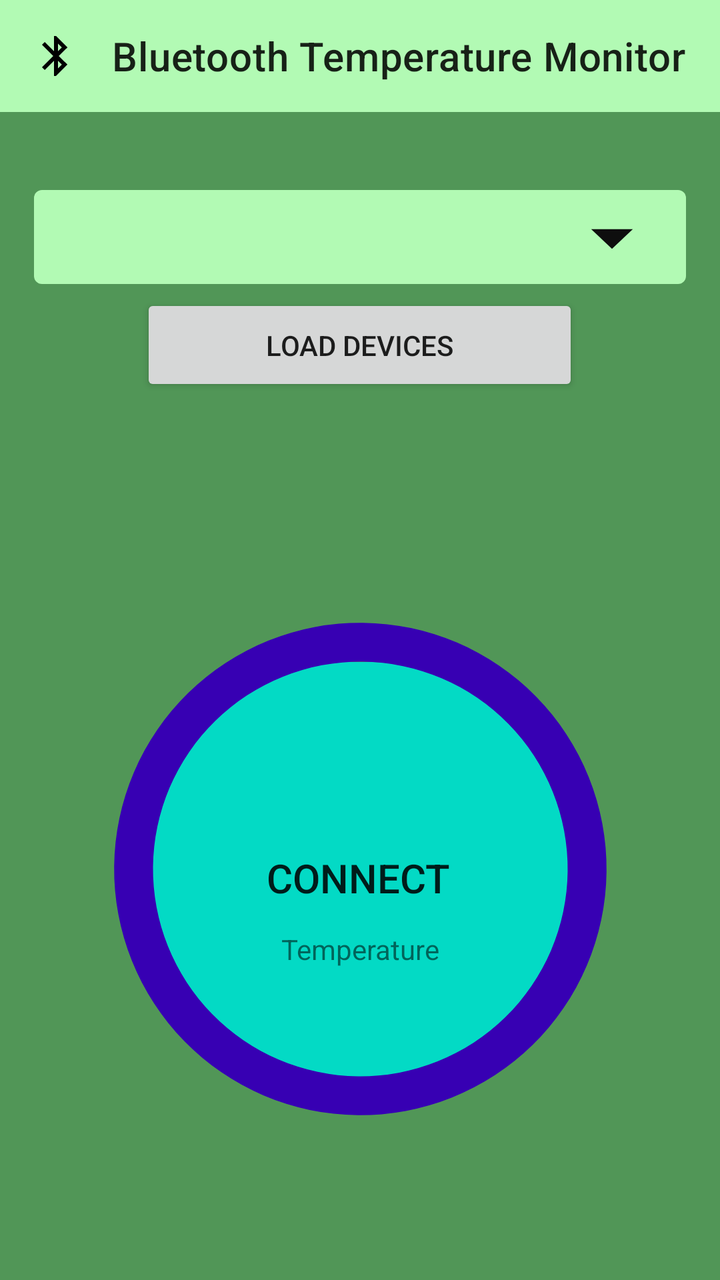
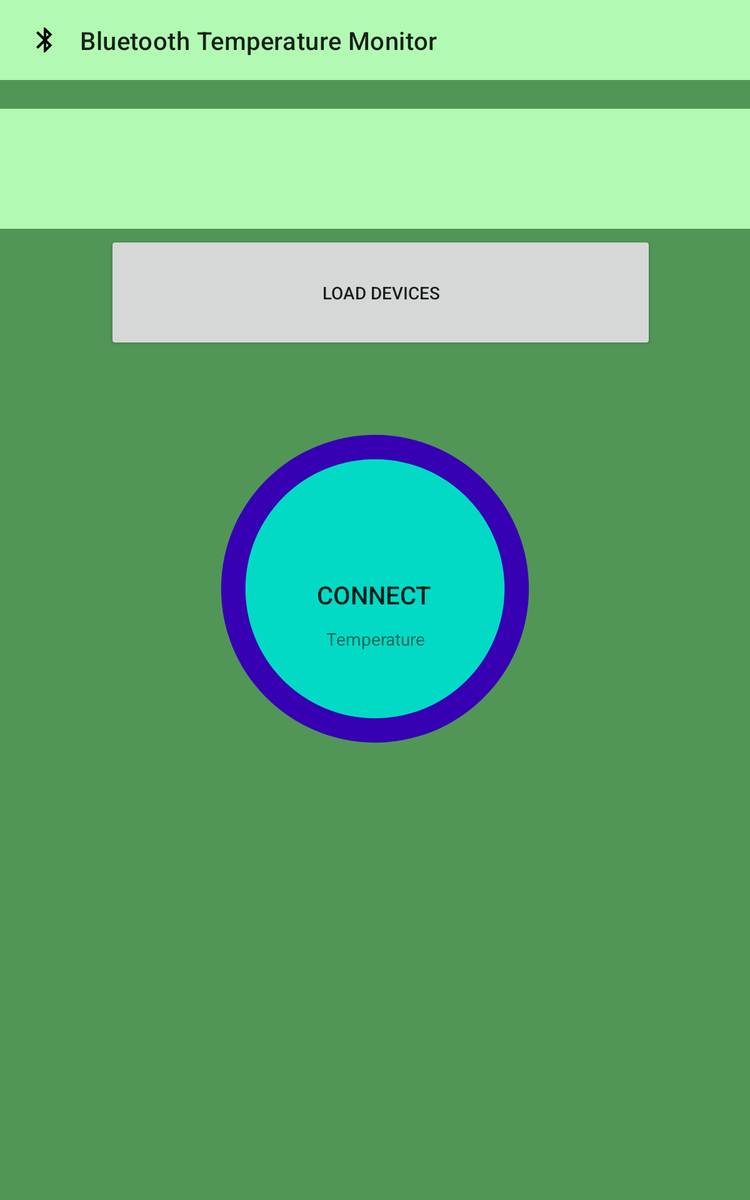

An Android layout and its configuration variant, each rendered on a device that would load it. The default file and the variant file are quoted in full after the pictures.
<!-- AndroidManifest.xml: application theme Theme.BluetoothTemperatureMonitor1 -->
<!-- res/layout/activity_main.xml -->
<?xml version="1.0" encoding="utf-8"?>
<androidx.constraintlayout.widget.ConstraintLayout xmlns:android="http://schemas.android.com/apk/res/android"
    xmlns:app="http://schemas.android.com/apk/res-auto"
    xmlns:tools="http://schemas.android.com/tools"
    android:layout_width="match_parent"
    android:layout_height="match_parent"
    android:background="@color/primaryDarkColor"
    android:textAlignment="center"
    tools:context=".MainActivity">

    <include
        android:id="@+id/app_bar"
        layout="@layout/app_bar"
        android:layout_width="match_parent"
        android:layout_height="wrap_content"
        android:contextClickable="false"
        app:flow_horizontalAlign="center"
        app:flow_verticalAlign="center"
        app:layout_constraintEnd_toStartOf="@+id/guideline3"
        app:layout_constraintStart_toStartOf="@+id/guideline2"
        app:layout_constraintTop_toTopOf="parent" />


    <LinearLayout
        android:id="@+id/linearLayout2"
        android:layout_width="326dp"
        android:layout_height="110dp"
        android:layout_marginStart="8dp"
        android:layout_marginTop="16dp"
        android:layout_marginEnd="8dp"
        android:orientation="vertical"
        android:weightSum="100"
        app:layout_constraintEnd_toStartOf="@+id/guideline3"
        app:layout_constraintStart_toStartOf="@+id/guideline2"
        app:layout_constraintTop_toTopOf="@+id/guideline5">

        <Spinner
            android:id="@+id/spinner"
            android:layout_width="match_parent"
            android:layout_height="67dp"
            android:layout_marginTop="7dp"
            android:layout_weight="70"
            android:autofillHints="SelectDevice"
            android:background="@drawable/custom_spinner"
            android:contentDescription="@string/Spinner"
            android:dropDownWidth="match_parent"
            tools:ignore="TouchTargetSizeCheck" />

        <Button
            android:id="@+id/fetch"
            android:layout_width="219dp"
            android:layout_height="60dp"
            android:layout_gravity="center"
            android:layout_marginStart="2dp"
            android:layout_marginTop="5dp"
            android:layout_marginEnd="2dp"
            android:layout_weight="30"
            android:minHeight="48dp"
            android:onClick="loadDevices"
            android:text="@string/fetch" />
    </LinearLayout>

    <LinearLayout
        android:id="@+id/linearLayout"
        android:layout_width="0dp"
        android:layout_height="307dp"

        android:layout_marginStart="8dp"
        android:layout_marginEnd="8dp"
        android:layout_marginBottom="16dp"
        android:orientation="vertical"
        app:layout_constraintBottom_toTopOf="@+id/guideline6"
        app:layout_constraintEnd_toStartOf="@+id/guideline3"
        app:layout_constraintStart_toStartOf="@+id/guideline2"
        app:layout_constraintTop_toBottomOf="@+id/linearLayout2">

        <FrameLayout
            android:layout_width="311dp"
            android:layout_height="match_parent"
            android:layout_gravity="center"
            android:foregroundGravity="center">

            <TextView
                android:id="@+id/label"
                android:layout_width="match_parent"
                android:layout_height="match_parent"
                android:layout_marginTop="80dp"
                android:elevation="3dp"
                android:gravity="center"
                android:text="@string/Label" />

            <Button
                android:id="@+id/tmp"
                android:layout_width="229dp"
                android:layout_height="216dp"
                android:layout_marginStart="40dp"
                android:layout_marginTop="50dp"
                android:layout_marginEnd="60dp"
                android:background="@drawable/button"
                android:contentDescription="@string/connect"
                android:freezesText="false"
                android:gravity="center"
                android:maxLines="1"
                android:onClick="clicked"
                android:text="@string/connect"
                android:textAlignment="center"
                android:textSize="20sp" />

            <ProgressBar
                android:id="@+id/progressBar"
                style="?android:attr/progressBarStyle"
                android:layout_width="311dp"
                android:layout_height="match_parent"
                android:elevation="3dp"
                android:indeterminate="false"
                android:indeterminateOnly="false"
                android:max="100"
                tools:progress="60"
                android:progressDrawable="@drawable/progressbar"
                android:rotation="175"
                android:progressBackgroundTintMode="multiply"
                android:secondaryProgressTintMode="multiply"/>

        </FrameLayout>
    </LinearLayout>

    <androidx.constraintlayout.widget.Guideline
        android:id="@+id/guideline2"
        android:layout_width="wrap_content"
        android:layout_height="wrap_content"
        android:orientation="vertical"
        app:layout_constraintGuide_begin="31dp" />

    <androidx.constraintlayout.widget.Guideline
        android:id="@+id/guideline3"
        android:layout_width="wrap_content"
        android:layout_height="wrap_content"
        android:orientation="vertical"
        app:layout_constraintGuide_end="31dp" />

    <androidx.constraintlayout.widget.Guideline
        android:id="@+id/guideline5"
        android:layout_width="wrap_content"
        android:layout_height="wrap_content"
        android:orientation="horizontal"
        app:layout_constraintGuide_begin="72dp" />

    <androidx.constraintlayout.widget.Guideline
        android:id="@+id/guideline6"
        android:layout_width="wrap_content"
        android:layout_height="wrap_content"
        android:orientation="horizontal"
        app:layout_constraintGuide_begin="687dp" />


</androidx.constraintlayout.widget.ConstraintLayout>
<!-- res/layout/app_bar.xml (included above) -->
<?xml version="1.0" encoding="utf-8"?>
<com.google.android.material.appbar.MaterialToolbar xmlns:android="http://schemas.android.com/apk/res/android"
    xmlns:app="http://schemas.android.com/apk/res-auto"
    xmlns:tools="http://schemas.android.com/tools"
    android:layout_width="match_parent"
    android:layout_height="wrap_content"
    android:background="@color/primaryLightColor"
    app:contentInsetStartWithNavigation="@dimen/cardview_compat_inset_shadow"
    app:navigationIcon="@drawable/ic_baseline_bluetooth_24"
    app:navigationIconTint="#000000"
    app:title="@string/app_name"
    app:titleMarginEnd="0dp"
    app:titleMarginStart="0dp"
>

</com.google.android.material.appbar.MaterialToolbar>
<!-- resources referenced by this layout -->
<resources>
  <color name="primaryDarkColor">#519657</color>
  <color name="primaryLightColor">#b2fab4</color>
  <!-- drawable button (drawable) -->
  <?xml version="1.0" encoding="utf-8"?>
  <layer-list xmlns:android="http://schemas.android.com/apk/res/android">
  
      <item>
          <shape android:shape="rectangle"
              android:useLevel="false"
              android:visible="true">
              <corners android:radius="999dp"/>
              <solid android:color="@color/teal_200"/>
  
          </shape>
      </item>
  </layer-list>
  <!-- drawable custom_spinner (drawable) -->
  <?xml version="1.0" encoding="utf-8"?>
  <layer-list xmlns:android="http://schemas.android.com/apk/res/android">
  
      <item>
          <shape android:shape="rectangle" >
              <corners android:radius="4dp"/>
              <solid android:color="@color/primaryLightColor"/>
              <padding android:right="12dp" android:left="12dp"/>
          </shape>
      </item>
      <item android:drawable="@drawable/ic_baseline_arrow_drop_down_24" android:gravity="end"/>
  </layer-list>
  <!-- drawable ic_baseline_bluetooth_24 (drawable) -->
  <vector android:height="24dp" android:tint="#072ADC"
      android:viewportHeight="24" android:viewportWidth="24"
      android:width="24dp" xmlns:android="http://schemas.android.com/apk/res/android">
      <path android:fillColor="@android:color/white" android:pathData="M17.71,7.71L12,2h-1v7.59L6.41,5 5,6.41 10.59,12 5,17.59 6.41,19 11,14.41L11,22h1l5.71,-5.71 -4.3,-4.29 4.3,-4.29zM13,5.83l1.88,1.88L13,9.59L13,5.83zM14.88,16.29L13,18.17v-3.76l1.88,1.88z"/>
  </vector>
  <!-- drawable progressbar (drawable) -->
  <?xml version="1.0" encoding="utf-8"?>
  <layer-list xmlns:android="http://schemas.android.com/apk/res/android">
  
      <item>
          <shape android:shape="ring"
              android:useLevel="false"
              android:thicknessRatio="16">
              <solid android:color="@color/purple_700"/>
          </shape>
      </item>
      <item>
          <shape android:shape="ring"
              android:useLevel="true"
              android:thicknessRatio="16" >
              <gradient android:startColor="@color/start" android:centerColor="@color/center" android:endColor="@color/end" />
          </shape>
      </item>
  </layer-list>
  <string name="Label">Temperature</string>
  <string name="Spinner">Select Device</string>
  <string name="app_name">Bluetooth Temperature Monitor</string>
  <string name="connect">Connect</string>
  <string name="fetch">Load devices</string>
  <style name="Theme.BluetoothTemperatureMonitor1" parent="Theme.MaterialComponents.DayNight.NoActionBar">
          
          <item name="colorPrimary">@color/primaryColor</item>
          <item name="colorPrimaryVariant">@color/primaryDarkColor</item>
          <item name="colorOnPrimary">@color/black</item>
          
          <item name="colorSecondary">@color/secondaryColor</item>
          <item name="colorSecondaryVariant">@color/secondaryDarkColor</item>
          <item name="colorOnSecondary">@color/black</item>
          
          <item name="android:statusBarColor" tools:targetApi="l">?attr/colorPrimaryVariant</item>
          
      </style>
  <color name="teal_200">#FF03DAC5</color>
  <!-- drawable ic_baseline_arrow_drop_down_24 (drawable) -->
  <vector android:height="24dp" android:tint="#0E0E0E"
      android:viewportHeight="24" android:viewportWidth="24"
      android:width="50dp" xmlns:android="http://schemas.android.com/apk/res/android">
      <path android:fillColor="@color/white" android:pathData="M7,10l5,5 5,-5z"/>
  </vector>
  <color name="purple_700">#FF3700B3</color>
  <color name="start">#1E9600</color>
  <color name="center">#FFF200</color>
  <color name="end">#FF0000</color>
  <color name="primaryColor">#81c784</color>
  <color name="black">#FF000000</color>
  <color name="secondaryColor">#aed581</color>
  <color name="secondaryDarkColor">#7da453</color>
  <color name="white">#FFFFFFFF</color>
</resources>
<!-- res/layout-sw600dp/activity_main.xml (the author's variant of the layout above) -->
<!-- drawn on a 7-inch tablet held upright -->
<?xml version="1.0" encoding="utf-8"?>
<androidx.constraintlayout.widget.ConstraintLayout xmlns:android="http://schemas.android.com/apk/res/android"
    xmlns:app="http://schemas.android.com/apk/res-auto"
    xmlns:tools="http://schemas.android.com/tools"
    android:layout_width="match_parent"
    android:layout_height="match_parent"
    android:background="@color/primaryDarkColor"
    android:textAlignment="center"
    tools:context=".MainActivity">

    <include
        android:id="@+id/app_bar"
        layout="@layout/app_bar"
        app:layout_constraintEnd_toEndOf="parent"
        app:layout_constraintStart_toStartOf="@+id/guideline2"
        app:layout_constraintTop_toTopOf="parent"
        android:layout_marginBottom="2dp"
        app:flow_horizontalAlign="center"
        app:flow_verticalAlign="center"
        android:layout_width="match_parent"
        android:layout_height="wrap_content"/>


    <LinearLayout
        android:id="@+id/linearLayout2"
        android:layout_width="761dp"
        android:layout_height="200dp"
        android:layout_marginStart="8dp"
        android:layout_marginTop="16dp"
        android:orientation="vertical"
        android:weightSum="100"
        app:layout_constraintEnd_toEndOf="parent"
        app:layout_constraintStart_toStartOf="parent"
        app:layout_constraintTop_toTopOf="@+id/guideline5">

        <Spinner
            android:id="@+id/spinner"
            android:layout_width="match_parent"
            android:layout_height="221dp"
            android:layout_marginTop="7dp"
            android:layout_weight="70"
            android:autofillHints="SelectDevice"
            android:background="@drawable/custom_spinner"
            android:contentDescription="@string/Spinner"
            android:dropDownWidth="match_parent" />

        <Button
            android:id="@+id/fetch"
            android:layout_width="437dp"
            android:layout_height="146dp"
            android:layout_gravity="center"
            android:layout_marginStart="2dp"
            android:layout_marginTop="5dp"
            android:layout_marginEnd="2dp"
            android:layout_weight="30"
            android:onClick="loadDevices"
            android:text="@string/fetch" />
    </LinearLayout>

    <LinearLayout
        android:id="@+id/linearLayout"
        android:layout_width="0dp"
        android:layout_height="307dp"

        android:layout_marginStart="8dp"
        android:layout_marginEnd="8dp"
        android:layout_marginBottom="16dp"
        android:orientation="vertical"
        app:layout_constraintBottom_toTopOf="@+id/guideline6"
        app:layout_constraintEnd_toStartOf="@+id/guideline3"
        app:layout_constraintStart_toStartOf="@+id/guideline2"
        app:layout_constraintTop_toBottomOf="@+id/linearLayout2">

        <FrameLayout
            android:layout_width="311dp"
            android:layout_height="match_parent"
            android:layout_gravity="center"
            android:foregroundGravity="center">

            <TextView
                android:id="@+id/label"
                android:layout_width="match_parent"
                android:layout_height="match_parent"
                android:layout_marginTop="80dp"
                android:elevation="3dp"
                android:gravity="center"
                android:text="@string/Label" />

            <Button
                android:id="@+id/tmp"
                android:layout_width="229dp"
                android:layout_height="216dp"
                android:layout_marginStart="40dp"
                android:layout_marginTop="50dp"
                android:layout_marginEnd="60dp"
                android:background="@drawable/button"
                android:contentDescription="@string/connect"
                android:freezesText="false"
                android:gravity="center"
                android:maxLines="1"
                android:onClick="clicked"
                android:text="@string/connect"
                android:textAlignment="center"
                android:textSize="20sp" />

            <ProgressBar
                android:id="@+id/progressBar"
                style="?android:attr/progressBarStyle"
                android:layout_width="311dp"
                android:layout_height="match_parent"
                android:elevation="3dp"
                android:indeterminate="false"
                android:indeterminateOnly="false"
                android:max="100"
                android:progressDrawable="@drawable/progressbar"
                android:rotation="175"
                tools:progress="0"
                tools:rotation="170" />

        </FrameLayout>
    </LinearLayout>

    <androidx.constraintlayout.widget.Guideline
        android:id="@+id/guideline2"
        android:layout_width="wrap_content"
        android:layout_height="wrap_content"
        android:orientation="vertical"
        app:layout_constraintGuide_begin="31dp" />

    <androidx.constraintlayout.widget.Guideline
        android:id="@+id/guideline3"
        android:layout_width="wrap_content"
        android:layout_height="wrap_content"
        android:orientation="vertical"
        app:layout_constraintGuide_end="31dp" />

    <androidx.constraintlayout.widget.Guideline
        android:id="@+id/guideline5"
        android:layout_width="wrap_content"
        android:layout_height="wrap_content"
        android:orientation="horizontal"
        app:layout_constraintGuide_begin="64dp" />

    <androidx.constraintlayout.widget.Guideline
        android:id="@+id/guideline6"
        android:layout_width="wrap_content"
        android:layout_height="wrap_content"
        android:orientation="horizontal"
        app:layout_constraintGuide_begin="678dp" />


</androidx.constraintlayout.widget.ConstraintLayout>
